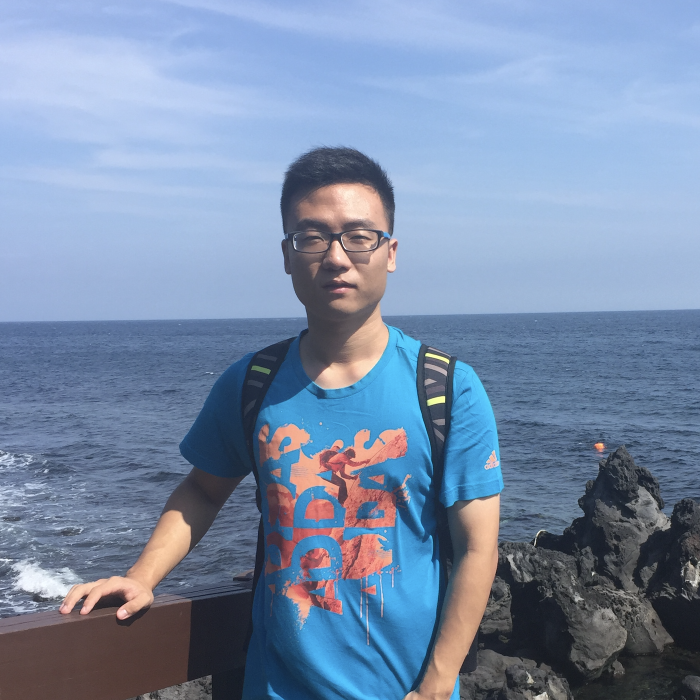
#> input picture img/700x700.png, 1400 x 1400 px (shown at 1/2 size)
$ python cut.py
#> lines starting #> are read from the running program, lines starting #| are printed output that depends on the picture
import imageio
import numpy as np
import PIL.Image

img = np.asarray(PIL.Image.open('700x700.png').resize((400,400)))
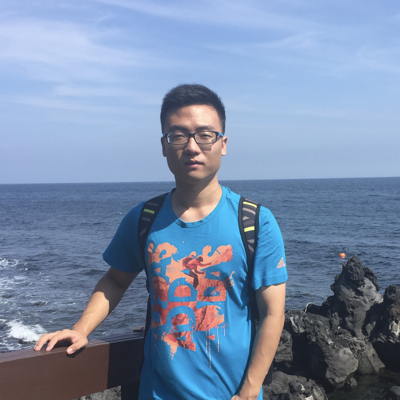
#> img: shape (400, 400, 4); mean R, G, B, A 121.6, 140.5, 168.9, 255

# img = np.pad(img, [(64,64), (64+32,64+32), (0,0)], 'constant', constant_values=0)

# print(np.shape(img))

imageio.imsave('195x195.png', img)
